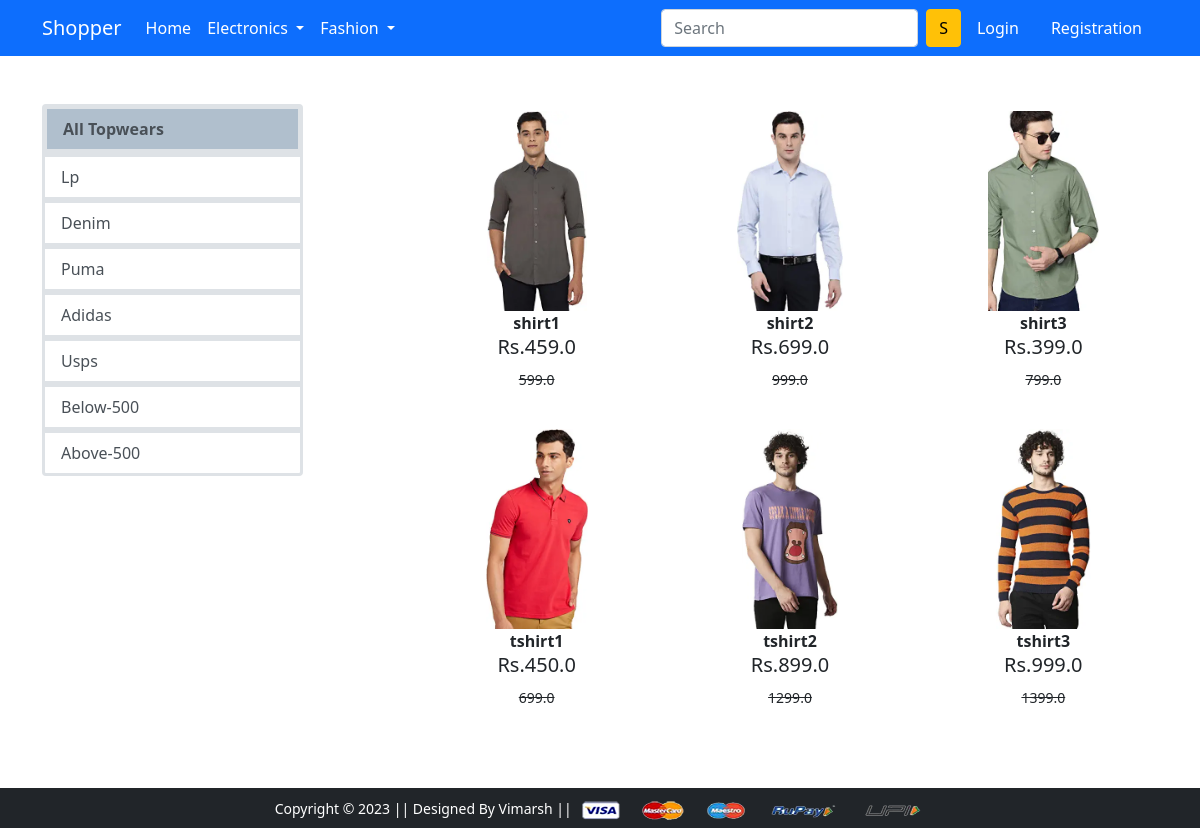
Screenshot of /topwear/ with the database file from the repository.
### app/models.py (models this page shows, shortened)
class Product(models.Model):
    tittle = models.CharField(max_length=450)
    selling_price = models.FloatField()
    discount_price  = models.FloatField()
    description = models.TextField()
    brand = models.CharField(max_length=100)
    category = models.CharField(choices=CATEGORY_CHOICES,max_length=2)
    product_image = models.ImageField(upload_to='productimg')

### app/views.py (the view)
# urls.py: path('topwear/', views.topwear, name='topwear'),
def topwear(request, data=None):
    if data == None:
        topwears = Product.objects.filter(category = 'TW')
    elif data == 'lp' or data == 'denim' or data== 'puma' or data== 'adidas' or data== 'usps':
        topwears = Product.objects.filter(category = 'TW').filter(brand = data)
    elif data == 'below':
        topwears = Product.objects.filter(category = 'TW').filter(discount_price__lt=500)
    elif data == 'above':
        topwears = Product.objects.filter(category = 'TW').filter(discount_price__gt=500)
    return render(request, 'app/topwear.html',{'topwears':topwears})

### app/templates/app/topwear.html (shortened to what this page needs)
{% extends 'app/base.html' %}
{% load static %}
{% block main-content %}
<div class="container my-5">
 <div class="row">
  <div class="col-sm-3">
    <div class="list-group">
        <a href="{% url 'topwear' %}" class="list-group-item list-group-item-action border border-5 fw-bold" style="background-color: rgba(148, 169, 187, 0.737);" aria-current="true">All Topwears</a>
        <a href="{% url 'topweardata' 'lp' %}" class="list-group-item list-group-item-action border border-3" >Lp</a>
        <a href="{% url 'topweardata' 'denim' %}" class="list-group-item list-group-item-action border border-3" aria-current="true">Denim</a>
        <a href="{% url 'topweardata' 'puma' %}" class="list-group-item list-group-item-action border border-3" aria-current="true">Puma</a>
        <a href="{% url 'topweardata' 'adidas' %}" class="list-group-item list-group-item-action border border-3" aria-current="true">Adidas</a>
        <a href="{% url 'topweardata' 'usps' %}" class="list-group-item list-group-item-action border border-3" aria-current="true">Usps</a>
        <a href="{% url 'topweardata' 'below' %}" class="list-group-item list-group-item-action border border-3" aria-current="true">Below-500</a>
        <a href="{% url 'topweardata' 'above' %}" class="list-group-item list-group-item-action border border-3" aria-current="true">Above-500</a>
    </div>
  </div>
  <div class="col-sm-8 offset-sm-1" >
    <div class="row" >
        {% for product in topwears %}
        <div class="col-sm-4 text-center mb-4 " >
            <a href="{% url 'product-detail' product.id %}" class="btn">
                <div class="item" >
                    <img src="{{product.product_image.url}}" alt="" height="200" class="">
                    <div class="fw-bold">{{product.tittle | truncatechars:50}}</div>
                    <div class="fw-bold"><h5>Rs.{{product.discount_price}}</h5><small class="fw-light text-decoration-line-through">{{product.selling_price}}</small> </div>
                </div>
            </a>
        </div>
        {% endfor %}
    </div>
  </div>
 </div>
</div>
{% endblock main-content %}

### rows the page displays
Product: product_image (picture), tittle "shirt1", discount_price "459.0", selling_price "599.0"
Product: product_image (picture), tittle "shirt2", discount_price "699.0", selling_price "999.0"
Product: product_image (picture), tittle "shirt3", discount_price "399.0", selling_price "799.0"
Product: product_image (picture), tittle "tshirt1", discount_price "450.0", selling_price "699.0"
Product: product_image (picture), tittle "tshirt2", discount_price "899.0", selling_price "1299.0"
Product: product_image (picture), tittle "tshirt3", discount_price "999.0", selling_price "1399.0"
